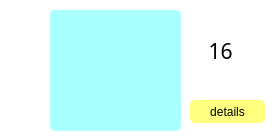
          <widget class="QFrame" name="frame_93">
           <property name="styleSheet">
            <string notr="true">background-color: rgb(255, 255, 255);
border-radius: 5px;</string>
           </property>
           <property name="frameShape">
            <enum>QFrame::StyledPanel</enum>
           </property>
           <property name="frameShadow">
            <enum>QFrame::Raised</enum>
           </property>
           <widget class="QLabel" name="label_15">
            <property name="geometry">
             <rect>
              <x>190</x>
              <y>30</y>
              <width>61</width>
              <height>41</height>
             </rect>
            </property>
            <property name="font">
             <font>
              <family>AcadEref</family>
              <pointsize>16</pointsize>
             </font>
            </property>
            <property name="layoutDirection">
             <enum>Qt::LeftToRight</enum>
            </property>
            <property name="text">
             <string>16</string>
            </property>
            <property name="alignment">
             <set>Qt::AlignCenter</set>
            </property>
           </widget>
           <widget class="QFrame" name="frame_15">
            <property name="geometry">
             <rect>
              <x>50</x>
              <y>10</y>
              <width>131</width>
              <height>121</height>
             </rect>
            </property>
            <property name="styleSheet">
             <string notr="true">background-color: rgb(170, 255, 255);</string>
            </property>
            <property name="frameShape">
             <enum>QFrame::StyledPanel</enum>
            </property>
            <property name="frameShadow">
             <enum>QFrame::Raised</enum>
            </property>
           </widget>
           <widget class="QPushButton" name="pushButton_15">
            <property name="geometry">
             <rect>
              <x>190</x>
              <y>100</y>
              <width>75</width>
              <height>23</height>
             </rect>
            </property>
            <property name="styleSheet">
             <string notr="true">background-color: rgb(255, 255, 127);</string>
            </property>
            <property name="text">
             <string>details</string>
            </property>
           </widget>
          </widget>
